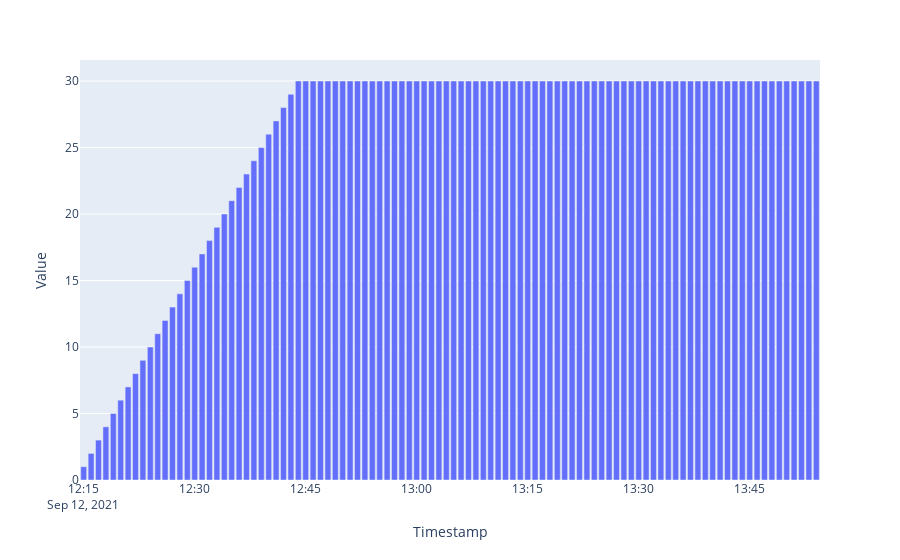

Notebook code for this chart:
### Code cell
fig = px.bar(df_users_active, x='Timestamp', y='Value')
fig.show()
